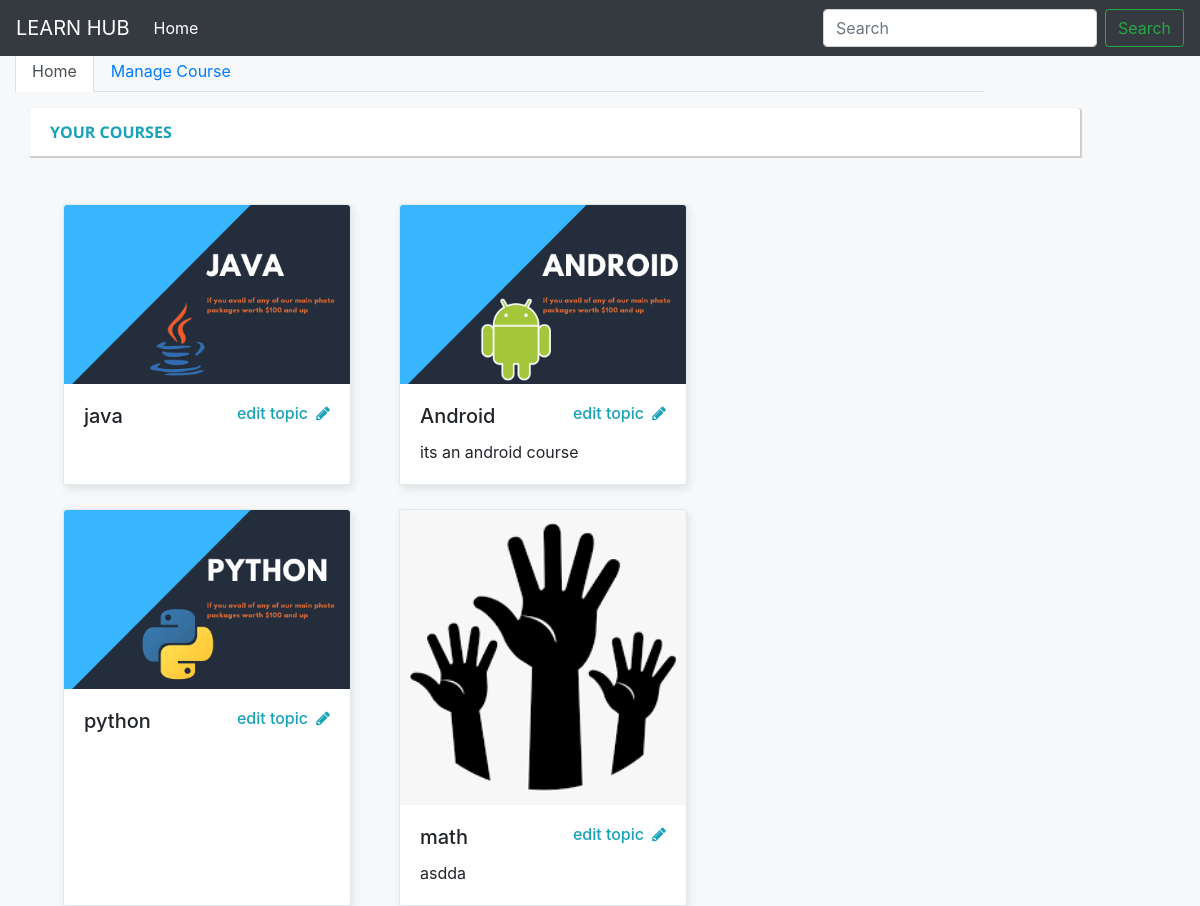
Page /admin/manage_courses/manage_courses.php on the committed database.
### tables this page shows
CREATE TABLE `programming_languages` (
  `id` int(255) NOT NULL,
  `language_name` varchar(255) DEFAULT NULL,
  `language_image` varchar(255) DEFAULT NULL,
  `language_description` varchar(255) DEFAULT NULL
);

### admin/classes/manage_courses_class.php (called while the page is built, shortened)
<?php
class manage_courses_class
 {
 	public $host="localhost";
 	public $username="root";
 	public $pass="";
 	public $db_name="dsddb";
 	public $conn;
 	public $course_list;
 	public function __construct()
 	{
 		$this->conn=new mysqli($this->host,$this->username,$this->pass,$this->db_name);
 	}
 	public function display_courses()
 	{
 		$query="select * from programming_languages";
 		$result=$this->conn->query($query);
 		while($row=$result->fetch_array(MYSQLI_ASSOC))
 		{
 			$this->course_list[]=$row;
 		}
 		return $this->course_list;
 	}
}
 ?>

### admin/manage_courses/manage_courses.php (the view, shortened to what this page needs)
<?php
include("../classes/manage_courses_class.php");
$courses=new manage_courses_class;
$course=$courses->display_courses();
 ?>
 <!DOCTYPE html>
 <html>
 <head>
  <link rel="stylesheet" href="https://maxcdn.bootstrapcdn.com/bootstrap/4.0.0/css/bootstrap.min.css">
  <link rel="stylesheet" type="text/css" href="https://stackpath.bootstrapcdn.com/font-awesome/4.7.0/css/font-awesome.min.css">
 </head>
 <body onload="">
  <nav class="navbar navbar-expand-lg navbar-light bg-dark fixed-top">
  <a class="navbar-brand text-white" href="../admin_main.php">LEARN HUB</a>
  <div class="collapse navbar-collapse" id="navbarSupportedContent">
    <ul class="navbar-nav mr-auto ">
      <li class="nav-item active">
        <a class="nav-link text-white" href="../admin_main.php">Home <span class="sr-only">(current)</span></a>
      </li>
    </ul>
    <form class="form-inline my-2 my-lg-0">
      <input class="form-control mr-sm-2" type="search" placeholder="Search" aria-label="Search">
      <button class="btn btn-outline-success my-2 my-sm-0" type="submit">Search</button>
    </form>
  </div>
</nav>
<div class="container-fluid" style="margin-top: 50px;" >
      <div class="row">
  		<div class="col-md-10 ">
<ul class="nav nav-tabs">
  <li class="nav-item">
    <a class="nav-link active" data-toggle="tab" href="#home">Home</a>
  </li>
  <li class="nav-item">
    <a class="nav-link" data-toggle="tab" href="#manage_course">Manage Course</a>
  </li>
</ul>
<div class="tab-content">
  <div class="tab-pane container active" id="home">
<div class="card-header mt-3 mr-5 bg-white text-info border-0 shadow card1" style="width: 1050px; box-shadow: 1px 1px 1px 1px #ccc"><b>YOUR COURSES</b></div><br>
<div class="row">
<?php foreach ($course as $course_list)
 {
	?>
  		<div class="card ml-5 mt-4" style="width: 18rem;">
  <img class="card-img-top" src="../../<?php echo $course_list['language_image'] ?>" alt="Card image cap">
  <div class="card-body">
    <h5 class="card-title"><?php echo $course_list['language_name']; ?> <a href="edit_topics.php?course_name=<?php echo $course_list['language_name']; ?>" class="h6 text-info float-right">edit topic <i class="fa fa-pencil ml-1"></i></a></h5>
    <p class="card-text"><?php echo $course_list['language_description']; ?></p>
  </div>
</div>
<?php } ?>
</div>
</div>
</div>
  		</div>
</div>
</div>
 </body>
 </html>

### admin/manage_courses/manage_courses.php (style rules this page uses)
.card1 { font-family: 'Open Sans', sans-serif; }
body { background-color: #f7f8f9; }
.card { background-color: #ffffff; border: 1px solid rgba(0, 34, 51, 0.1); box-shadow: 2px 4px 10px 0 rgba(0, 34, 51, 0.05), 2px 4px 10px 0 rgba(0, 34, 51, 0.05); border-radius: 0.15rem; }

### rows in the picture
programming_languages: language_image (picture), language_name "java"
programming_languages: language_image (picture), language_name "Android", language_description "its an android course"
programming_languages: language_image (picture), language_name "python"
programming_languages: language_image (picture), language_name "math", language_description "asdda"
